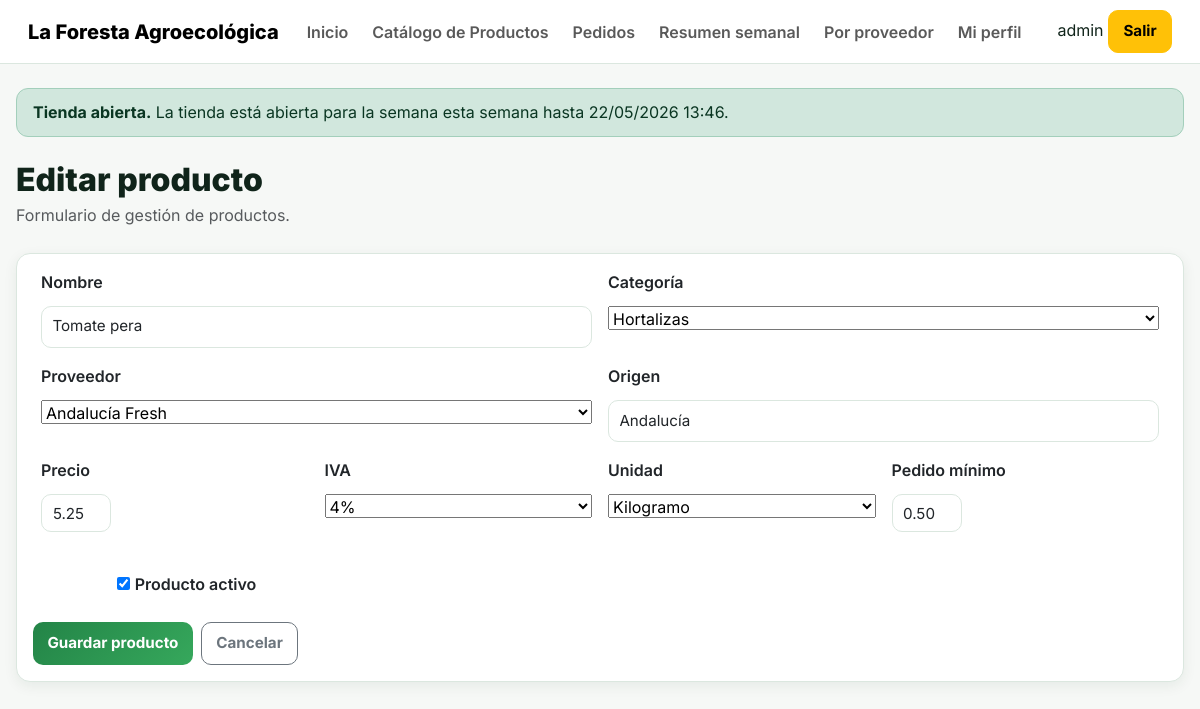
The page /catalogo/productos/1/editar/ (signed in) on the database its author committed.
### catalog/models.py (models this page shows, shortened)
class Producto(models.Model):
    KG = 'kg'
    UNIDAD = 'ud'
    DOCENA = 'docena'
    LITRO = 'l'
    MANOJO = 'manojo'
    CAJA = 'caja'
    BANDEJA = 'bandeja'
    BOTE = 'bote'
    GARRAFA = 'garrafa'
    UNIDADES_MEDIDA = [
        (KG, 'Kilogramo'),
        (UNIDAD, 'Unidad'),
        (DOCENA, 'Docena'),
        (LITRO, 'Litro'),
        (MANOJO, 'Manojo'),
        (CAJA, 'Caja'),
        (BANDEJA, 'Bandeja'),
        (BOTE, 'Bote'),
        (GARRAFA, 'Garrafa'),
    ]
    IVA_4 = Decimal('4.00')
    IVA_10 = Decimal('10.00')
    IVA_CHOICES = [
        (IVA_4, '4%'),
        (IVA_10, '10%'),
    ]
    nombre = models.CharField(max_length=150)
    categoria = models.ForeignKey(CategoriaProducto, on_delete=models.SET_NULL, null=True, blank=True, related_name='productos')
    proveedor = models.ForeignKey(Proveedor, on_delete=models.PROTECT, related_name='productos')
    precio = models.DecimalField(max_digits=10, decimal_places=2, default=Decimal('0.00'))
    iva = models.DecimalField(max_digits=4, decimal_places=2, choices=IVA_CHOICES, default=IVA_4)
    unidad_medida = models.CharField(max_length=20, choices=UNIDADES_MEDIDA, default=KG)
    pedido_minimo = models.DecimalField(max_digits=10, decimal_places=2, default=Decimal('0.00'))
    incremento_pedido = models.DecimalField(max_digits=10, decimal_places=2, default=Decimal('0.50'))
    stock_disponible = models.DecimalField(max_digits=10, decimal_places=2, default=Decimal('0.00'))
    limitar_stock = models.BooleanField(default=False)
    formato_caja = models.DecimalField(max_digits=10, decimal_places=2, null=True, blank=True, help_text='Cantidad por caja para pedir al proveedor. Ejemplo: 5 kg o 5 ud por caja.')
    origen = models.CharField(max_length=150, blank=True, help_text='Origen o procedencia del producto. Ejemplo: Huelva, Valencia, cooperativa local, etc.')
    descripcion = models.CharField(max_length=255, blank=True)
    orden = models.PositiveIntegerField(default=0)
    activo = models.BooleanField(default=True)
    class Meta:
        ordering = ['nombre']

### catalog/views.py (the view)
# urls.py: path('productos/<int:pk>/editar/', producto_update, name='producto_update'),
@login_required
@user_passes_test(admin_required)
def producto_update(request, pk):
    producto = get_object_or_404(Producto, pk=pk)
    form = ProductoForm(request.POST or None, instance=producto)
    if form.is_valid():
        form.save()
        messages.success(request, 'Producto actualizado correctamente.')
        return redirect('producto_list')
    return render(request, 'catalog/producto_form.html', {
        'form': form,
        'titulo': 'Editar producto'
    })

### catalog/forms.py
class ProductoForm(forms.ModelForm):
    class Meta:
        model = Producto
        fields = [
            'nombre',
            'categoria',
            'proveedor',
            'origen',
            'precio',
            'iva',
            'unidad_medida',
            'pedido_minimo',
            'activo',
        ]
        widgets = {
            'nombre': forms.TextInput(attrs={'class': 'form-control'}),
            'origen': forms.TextInput(attrs={'class': 'form-control'}),
            'precio': forms.NumberInput(attrs={'class': 'form-control', 'step': '0.01'}),
            'pedido_minimo': forms.NumberInput(attrs={'class': 'form-control', 'step': '0.01'}),
            'paso_pedido': forms.NumberInput(attrs={'class': 'form-control', 'step': '0.01'}),
        }

### catalog/models.py (called while the page is built)
    def __str__(self):
        return self.nombre

    def __str__(self):
        return self.nombre

### catalog/views.py (called while the page is built)
def admin_required(user):
    return user.is_superuser

### core/context_processors.py (called while the page is built, shortened)
def shop_status(request):
    now = timezone.now()
    ciclo = OrderCycle.objects.filter(
        cerrado=False,
        inicio__lte=now,
        cierre__gte=now
    ).order_by('-inicio').first()
    if ciclo:
        shop_open = True
        shop_status_message = f'La tienda está abierta para la semana {ciclo.nombre} hasta {ciclo.cierre.strftime("%d/%m/%Y %H:%M")}.'
    return {
        'shop_open': shop_open,
        'shop_status_message': shop_status_message,
        'APP_DISPLAY_NAME': getattr(settings, 'APP_DISPLAY_NAME', 'La Foresta Agroecológica'),
    }

### templates/catalog/producto_form.html (shortened to what this page needs)
{% extends "base.html" %}
{% block content %}
<div class="page-hero">
    <div>
        <h1>{{ titulo }}</h1>
        <p class="text-muted">Formulario de gestión de productos.</p>
    </div>
</div>
<div class="card">
    <div class="card-body">
        <form method="post">
            <div class="row g-3">
                <div class="col-md-6">
                    <label class="form-label">Nombre</label>
                    {{ form.nombre }}
                </div>
                <div class="col-md-6">
                    <label class="form-label">Categoría</label>
                    {{ form.categoria }}
                </div>
                <div class="col-md-6">
                    <label class="form-label">Proveedor</label>
                    {{ form.proveedor }}
                </div>
                <div class="col-md-6">
                    <label class="form-label">Origen</label>
                    {{ form.origen }}
                </div>
                <div class="col-md-3">
                    <label class="form-label">Precio</label>
                    {{ form.precio }}
                </div>
                <div class="col-md-3">
                    <label class="form-label">IVA</label>
                    {{ form.iva }}
                </div>
                <div class="col-md-3">
                    <label class="form-label">Unidad</label>
                    {{ form.unidad_medida }}
                </div>
                <div class="col-md-3">
                    <label class="form-label">Pedido mínimo</label>
                    {{ form.pedido_minimo }}
                </div>
                <div class="col-md-3 d-flex align-items-center">
                    <div class="form-check mt-4">
                        {{ form.activo }}
                        <label class="form-check-label">
                            Producto activo
                        </label>
                    </div>
                </div>
            </div>
            <div class="d-flex gap-2 mt-4">
                <button type="submit" class="btn btn-success">
                    Guardar producto
                </button>
                <a href="{% url 'producto_list' %}" class="btn btn-outline-secondary">
                    Cancelar
                </a>
            </div>
        </form>
    </div>
</div>
{% endblock %}

### templates/base.html (shortened to what this page needs)
{% load static %}
<!DOCTYPE html>
<html lang="es">
<head>
  <link rel="stylesheet" href="https://cdn.jsdelivr.net/npm/bootstrap@5.3.3/dist/css/bootstrap.min.css">
  <link rel="stylesheet" href="{% static 'css/styles.css' %}">
</head>
<body class="app-body">
<nav class="navbar navbar-expand-lg app-navbar">
  <div class="container-fluid app-container">
    <a class="navbar-brand brand-mark" href="{% url 'dashboard_redirect' %}">
      <span>{{ APP_DISPLAY_NAME|default:"La Foresta Agroecológica" }}</span>
    </a>
    {% if user.is_authenticated %}
    <div class="collapse navbar-collapse" id="mainNav">
      <ul class="navbar-nav me-auto mb-2 mb-lg-0 nav-pills-soft">
        <li class="nav-item"><a class="nav-link" href="{% url 'dashboard_redirect' %}">Inicio</a></li>
        <li class="nav-item"><a class="nav-link" href="{% url 'product_table' %}">Catálogo de Productos</a></li>
        <li class="nav-item"><a class="nav-link" href="{% url 'pedido_list' %}">Pedidos</a></li>
        {% if user.is_superuser %}
          <li class="nav-item"><a class="nav-link" href="{% url 'weekly_summary' %}">Resumen semanal</a></li>
          <li class="nav-item"><a class="nav-link" href="{% url 'supplier_summary' %}">Por proveedor</a></li>
        {% endif %}
        <li class="nav-item"><a class="nav-link" href="{% url 'profile_edit' %}">Mi perfil</a></li>
      </ul>
      <div class="user-chip-wrap">
        <span class="user-chip">{{ user.username }}</span>
        <a class="btn btn-warning btn-sm btn-soft-warning" href="{% url 'logout' %}">Salir</a>
      </div>
    </div>
    {% endif %}
  </div>
</nav>
<main class="container py-4 app-container">
  {% if user.is_authenticated %}
    <div class="alert status-alert {% if shop_open %}alert-success{% else %}alert-warning{% endif %} mb-4" role="alert">
      <strong>{% if shop_open %}Tienda abierta{% else %}Tienda cerrada{% endif %}.</strong>
      {{ shop_status_message }}
    </div>
  {% endif %}
  {% block content %}{% endblock %}
</main>
</body>
</html>

### static/css/styles.css (style rules this page uses)
:root { --bg: #f6f8f6; --panel: #ffffff; --text: #10241a; --muted: #5f6f66; --green: #238447; --green-dark: #176332; --green-soft: #e8f5ec; --line: #dbe7df; --warning-bg: #fff6dc; --warning-line: #f2d47b; --shadow: 0 4px 14px rgba(20,60,35,.07); --radius: 14px; }
* { box-sizing: border-box; }
body { margin: 0; font-family: Inter, system-ui, sans-serif; color: var(--text); background: #f6f8f6; min-height: 100vh; overflow-x: hidden; }
.navbar { background: rgba(255,255,255,.96) !important; backdrop-filter: blur(10px); border-bottom: 1px solid var(--line); padding: .65rem 1rem; }
.navbar-brand { font-weight: 800; }
.nav-link { font-weight: 600; border-radius: 999px; padding: .45rem .75rem !important; }
.container { max-width: 1280px; padding: .8rem 1rem; }
h1 { font-size: 2rem; font-weight: 850; margin-bottom: .25rem; }
p { color: var(--muted); margin-bottom: .6rem; }
.alert { border-radius: 12px; padding: .7rem 1rem; margin-bottom: 1rem; }
.card { border-radius: var(--radius) !important; border: 1px solid var(--line) !important; box-shadow: var(--shadow); margin-bottom: 1rem; }
.card-body { padding: 1rem !important; }
.btn { border-radius: 10px !important; font-weight: 700 !important; padding: .55rem .9rem !important; font-size: .95rem !important; }
.btn-success { background: linear-gradient(135deg,var(--green),#36a85c) !important; border: none !important; }
.form-control, .form-select, textarea, input { border-radius: 10px !important; border: 1px solid var(--line) !important; padding: .55rem .65rem !important; font-size: .95rem !important; }
.card .row.g-3 > div { display: flex; flex-direction: column; gap: .25rem; }
.card .row.g-3 label { font-weight: 600; }
input[type="number"] { width: 70px; height: 38px; text-align: center; }
.page-hero { display: flex; justify-content: space-between; align-items: center; flex-wrap: wrap; gap: .7rem; margin-bottom: 1rem; }
.row { margin-left: 0; margin-right: 0; }

### rows shown on the page
Producto: nombre "Tomate pera", categoria "Hortalizas", proveedor "Andalucía Fresh", origen "Andalucía", precio "5.25", iva "4%", unidad_medida "Kilogramo", pedido_minimo "0.50", activo "☑"

### other values the page prints
{{ APP_DISPLAY_NAME|default:"La Foresta Agroecológica" }} "La Foresta Agroecológica"
{{ user.username }} "admin"
{{ shop_status_message }} "La tienda está abierta para la semana esta semana hasta 22/05/2026 13:46."
{{ titulo }} "Editar producto"
